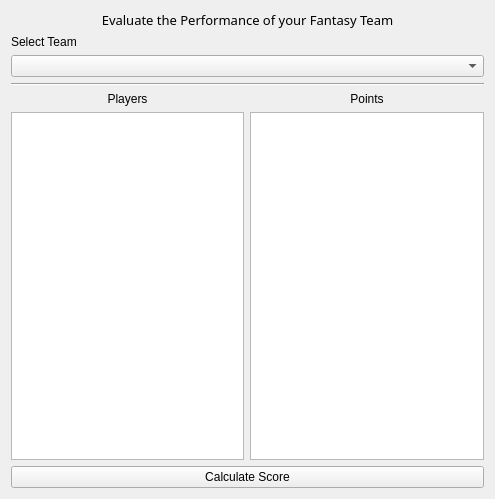
<?xml version="1.0" encoding="UTF-8"?>
<ui version="4.0">
 <class>Form</class>
 <widget class="QWidget" name="Form">
  <property name="enabled">
   <bool>true</bool>
  </property>
  <property name="geometry">
   <rect>
    <x>0</x>
    <y>0</y>
    <width>495</width>
    <height>499</height>
   </rect>
  </property>
  <property name="windowTitle">
   <string>Evaluate Score</string>
  </property>
  <layout class="QVBoxLayout" name="verticalLayout_3">
   <item>
    <widget class="QLabel" name="label">
     <property name="font">
      <font>
       <family>Footlight MT Light</family>
       <pointsize>10</pointsize>
      </font>
     </property>
     <property name="text">
      <string>Evaluate the Performance of your Fantasy Team</string>
     </property>
     <property name="alignment">
      <set>Qt::AlignCenter</set>
     </property>
    </widget>
   </item>
   <item>
    <widget class="QLabel" name="label_4">
     <property name="text">
      <string>Select Team</string>
     </property>
    </widget>
   </item>
   <item>
    <widget class="QComboBox" name="comboBox"/>
   </item>
   <item>
    <layout class="QHBoxLayout" name="horizontalLayout"/>
   </item>
   <item>
    <widget class="Line" name="line">
     <property name="orientation">
      <enum>Qt::Horizontal</enum>
     </property>
    </widget>
   </item>
   <item>
    <layout class="QHBoxLayout" name="horizontalLayout_4">
     <item>
      <layout class="QVBoxLayout" name="verticalLayout">
       <item>
        <layout class="QHBoxLayout" name="horizontalLayout_2">
         <item>
          <widget class="QLabel" name="label_2">
           <property name="text">
            <string>Players</string>
           </property>
           <property name="alignment">
            <set>Qt::AlignCenter</set>
           </property>
          </widget>
         </item>
        </layout>
       </item>
       <item>
        <widget class="QListWidget" name="teamlist"/>
       </item>
      </layout>
     </item>
     <item>
      <layout class="QVBoxLayout" name="verticalLayout_2">
       <item>
        <layout class="QHBoxLayout" name="horizontalLayout_3">
         <item>
          <widget class="QLabel" name="label_3">
           <property name="text">
            <string>Points</string>
           </property>
           <property name="alignment">
            <set>Qt::AlignCenter</set>
           </property>
          </widget>
         </item>
        </layout>
       </item>
       <item>
        <widget class="QListWidget" name="scorelist"/>
       </item>
      </layout>
     </item>
    </layout>
   </item>
   <item>
    <widget class="QPushButton" name="calculateBtn">
     <property name="text">
      <string>Calculate Score</string>
     </property>
    </widget>
   </item>
  </layout>
 </widget>
 <resources/>
 <connections/>
</ui>
